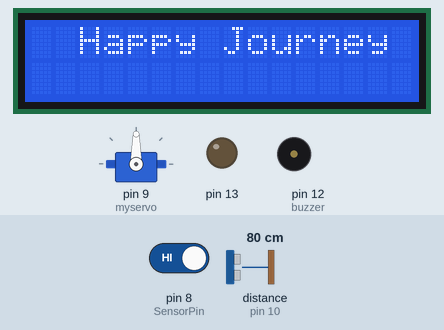
This sketch was run on a simulated Arduino Uno, built with avr-gcc and run on an emulated ATmega328P. On the bench: servo, 16×2 character LCD, output pins drawn as LEDs (lit = HIGH), buzzer (waves = sounding, pin HIGH). Wiring (inferred from the names in the program): ultrasonic range finder: trigger pin 11; echo pin 10. The inputs (shaded band) are chosen by the test bench; at power-on: distance to the obstacle (sensor on pin 10) 80 cm, pin 8 (SensorPin) HIGH. The echo pulse lasts 58.3 µs per cm; pins used as bus, display or sensor lines are not drawn; what the sketch prints to the serial monitor is not drawn.

Above: at 1.2 s.
1.3 s: distance to the obstacle (sensor on pin 10) set to 12 cm
4.3 s: distance to the obstacle (sensor on pin 10) set to 9 cm
At 5.7 s:
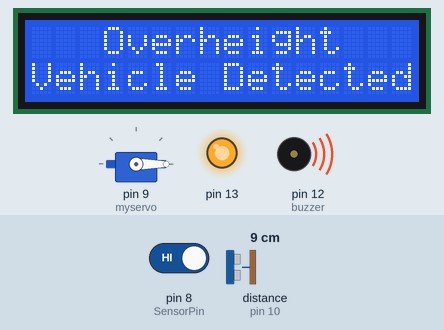
7.3 s: distance to the obstacle (sensor on pin 10) set to 18 cm
At 8.3 s:
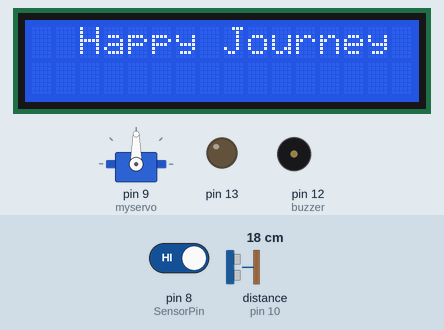
9.1 s: distance to the obstacle (sensor on pin 10) set to 2 cm
At 11.5 s:
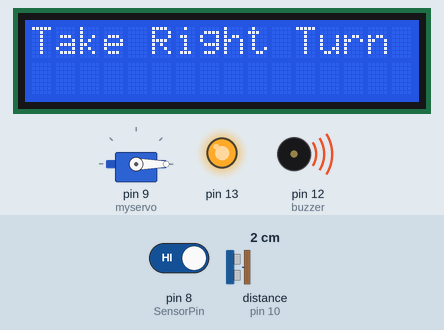
Timing chart, 0 to 13.0 s (numbered marks = the images above; inputs shaded):
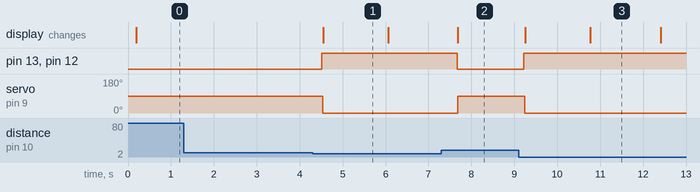

The sketch:

Overheight_Vehicle_Detection.ino
```cpp
  #include <Servo.h>
  #include <Wire.h>
  #include <LiquidCrystal_I2C.h>
  const int SensorPin = 8;
  const int buzzer=12;
  const int trigPin=11;
  const int echoPin=10;
  Servo myservo;
  int lcdAddress = 0x27;
  int lcdColumns = 16;
  int lcdRows = 2;
  LiquidCrystal_I2C lcd(lcdAddress, lcdColumns, lcdRows);


void setup() {
  // put your setup code here, to run once:
  Serial.begin(9600);
  pinMode(13 , OUTPUT);
  pinMode(buzzer, OUTPUT);
  pinMode(trigPin, OUTPUT);
  pinMode(echoPin, INPUT);
  pinMode(SensorPin, INPUT);
  myservo.attach(9);
  Wire.begin();
  lcd.init();
  lcd.backlight();


}

void loop() {
  long duration , distance;
  digitalWrite(trigPin,HIGH);
  delayMicroseconds(1000);
  digitalWrite(trigPin,LOW);
  duration=pulseIn(echoPin , HIGH);
  distance=(duration/2)/29.1;

  String D1="Ultrasonic-1 value:";
  int val1=distance;
  String cm1="CM";
  String combine1= D1+val1+cm1;
  Serial.println(combine1);
  delay(100);
  int sensorValue = digitalRead(SensorPin); // Read the sensor value


  if (sensorValue==LOW){
    digitalWrite(13 ,HIGH);
    digitalWrite(buzzer,HIGH);
    myservo.write(90);
    myservo.write(0);

  }
  else if (distance>9){
    digitalWrite(13 ,LOW);
    digitalWrite(buzzer,LOW);
    myservo.write(0);
    myservo.write(90);

  }
  else if(distance<=9){
    digitalWrite(13 , HIGH);
    digitalWrite(buzzer,HIGH);
    myservo.write(90);
    myservo.write(0);
  }
  else if (distance<=9 && sensorValue==LOW){
    myservo.write(90);
    myservo.write(0);
  }

  else
  {
    digitalWrite(13 , HIGH);
    digitalWrite(buzzer,HIGH);
    myservo.write(90);
    myservo.write(0);

  }
  if(sensorValue==LOW && distance<=9){
    lcd.clear();
    lcd.setCursor(0, 0);
    lcd.print("   Overheight");
    lcd.setCursor(0, 1);
    lcd.print("Vehicle Detected");
    delay(1500);
    lcd.clear();
    lcd.print("Take Right Turn");
    delay(1500);

  }
  else if(distance<=9){
    lcd.clear();
    lcd.clear();
    lcd.setCursor(0, 0);
    lcd.print("   Overheight");
    lcd.setCursor(0, 1);
    lcd.print("Vehicle Detected");
    delay(1500);
    lcd.clear();
    lcd.print("Take Right Turn");
    delay(1500);

  }
  else if (sensorValue==LOW){
    lcd.clear();
    lcd.setCursor(0, 0);
    lcd.print("   Overheight");
    lcd.setCursor(0, 1);
    lcd.print("Vehicle Detected");
    delay(1500);
    lcd.clear();
    lcd.print("Take Right Turn");
    delay(1500);
  }
  else{
    lcd.clear();
    lcd.print("  Happy Journey");

  }


}
```

Measured:
- the behaviour switches between 11 and 10 cm on distance to the obstacle (sensor on pin 10) (found by bisection; images 0 and 1)
- after the input at 1.3 s, every drawn part: stays the same
- after the input at 4.3 s, pin 13, pin 12 (buzzer): LOW → HIGH after 0.21 s; servo on pin 9 (myservo): 90° → 0° after 0.24 s; the display: changes after 0.25 s (image 1)
- after the input at 7.3 s, pin 13, pin 12 (buzzer): HIGH → LOW after 0.37 s; servo on pin 9 (myservo): 0° → 90° after 0.38 s; the display: changes after 0.38 s (image 2)
- after the input at 9.1 s, pin 13, pin 12 (buzzer): LOW → HIGH after 0.12 s; servo on pin 9 (myservo): 90° → 0° after 0.15 s; the display: first changes after 0.16 s (image 3 shows a later state)
- what the display in image 1 shows lasts 1.6 s, from 4.5 s to 6.1 s
